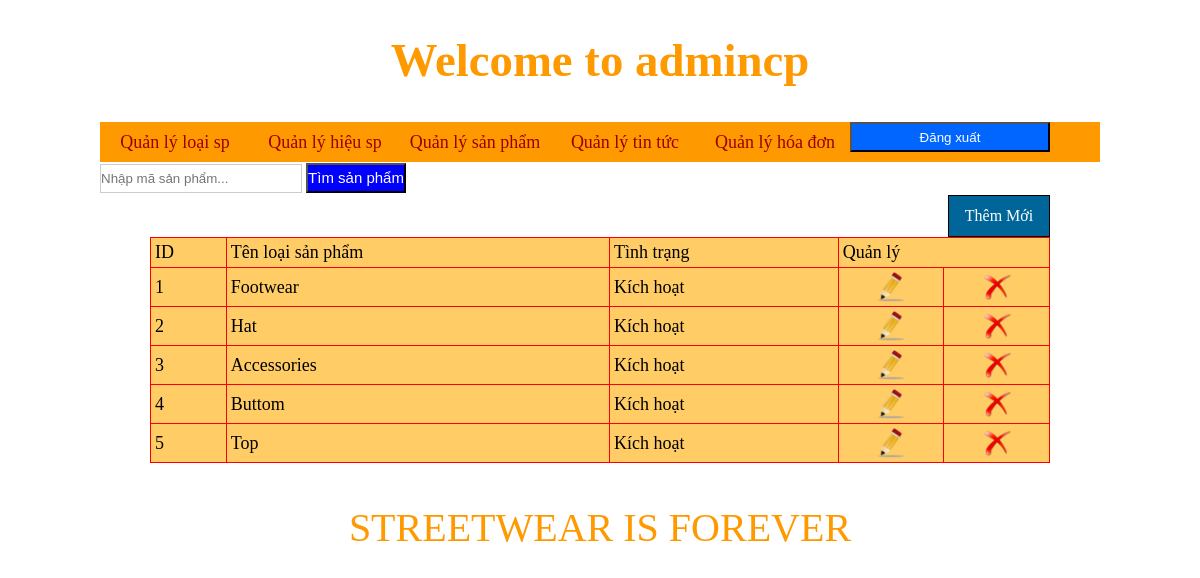
/admincp/index.php?quanly=loaisp&ac=lietke (signed in), run on the app's committed database.
### tables this page shows
CREATE TABLE IF NOT EXISTS `loaisp` (
`idloaisp` int(11) NOT NULL,
  `tenloaisp` varchar(255) NOT NULL,
  `tinhtrang` varchar(100) NOT NULL
);

### admincp/modules/quanlyloaisp/lietke.php (the view)
<?php
	$sql_lietkesp="select * from loaisp order by idloaisp desc ";
	$row_lietkesp=mysql_query($sql_lietkesp);
?>
<div class="button_themsp">
<a href="index.php?quanly=loaisp&ac=them">Thêm Mới</a>
</div>
<table width="100%" border="1">
  <tr>
    <td>ID</td>
    <td>Tên loại sản phẩm</td>
    <td>Tình trạng</td>
    <td colspan="2">Quản lý</td>
  </tr>
  <?php
  $i=1;
  while($dong=mysql_fetch_array($row_lietkesp)){
  ?>
  <tr>
    <td><?php  echo $i;?></td>
    <td><?php echo $dong['tenloaisp'] ?></td>
    <td><?php
	if($dong['tinhtrang'] == 1 ){
		echo 'Kích hoạt';
	}else{
		echo 'Không kích hoạt';
	}
    ?></td>
    <td><a href="index.php?quanly=loaisp&ac=sua&id=<?php echo $dong['idloaisp'] ?>"><center><img src="../imgs/edit.png" width="30" height="30" /></center></a></td>
    <td><a href="modules/quanlyloaisp/xuly.php?id=<?php echo $dong['idloaisp']?>" class="delete_link"><center><img src="../imgs/delete.png" width="30" height="30" /></center></a></td>
  </tr>
  <?php
  $i++;
  }
  ?>
</table>

### admincp/style/css.css (style rules this page uses)
body { background:#fff; }
* { padding:0; margin:0; }
table { border-collapse:collapse; width:100%; background-color:#FC6; border:1px solid #F00; }
table tr td { color:#000; font-size:18px; padding:4px; }
.button_themsp { width:100px; height:40px; border:1px solid #000; text-align:center; background:#069; line-height:40px; color:#fff; float:right; }
.button_themsp a { color:#fff; display:block; text-decoration:none; }

### data on the page
loaisp: tenloaisp "Footwear", tinhtrang "Kích hoạt"
loaisp: tenloaisp "Hat", tinhtrang "Kích hoạt"
loaisp: tenloaisp "Accessories", tinhtrang "Kích hoạt"
loaisp: tenloaisp "Buttom", tinhtrang "Kích hoạt"
loaisp: tenloaisp "Top", tinhtrang "Kích hoạt"
